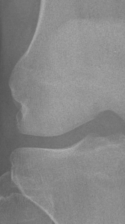
#> input picture data/single_split/pa_ap_L.png, 125 x 224 px
$ python split_left_right.py --img ../data/single_split/pa_ap_L.png
#> lines starting #> are read from the running program, lines starting #| are printed output that depends on the picture
# ============================================================
# 📁 scripts/split_left_right.py
# ------------------------------------------------------------
# 단일 무릎 X-ray 한 장에서 왼쪽/오른쪽 무릎을 자동으로 분리해서 저장
# ------------------------------------------------------------
# 사용 예시:
#   python scripts/split_left_right.py --img path/to/xray.png
#   python scripts/split_left_right.py --img path/to/xray.png --out_dir data/split
#
# 동작:
#   1) 흑백 X-ray 로드
#   2) 세로 방향(컬럼) 밝기 프로파일 분석
#   3) 중앙부(35%~65%)에서 가장 밝기가 높은/낮은 지점 중
#      "양 무릎 사이 공간"에 해당하는 최소 밝기 위치를 찾음
#   4) 해당 위치를 기준으로 좌/우 이미지 분리
#   5) *_L.png, *_R.png 이름으로 저장
# ============================================================

import argparse
from pathlib import Path

import cv2
import numpy as np


def find_split_column(gray: np.ndarray) -> int:
    """
    양 무릎 사이의 세로 기준선(column)을 자동으로 찾는 함수.

    아이디어:
      - 각 세로 컬럼별 평균 밝기(0~255)를 계산
      - 중앙부(가로 35% ~ 65%)만 대상으로 함
      - 그 영역에서 평균 밝기가 최소인 컬럼을 '무릎 사이 공간'으로 가정
      - 너무 한쪽으로 치우친 경우에는 width//2 를 fallback 으로 사용
    """
    h, w = gray.shape

    # 세로 방향(각 column)의 평균 intensity 계산
    col_mean = gray.mean(axis=0)  # shape: (W,)

    # 약간 smoothing 해서 노이즈 제거
    k = 31  # 홀수 kernel size
    kernel = np.ones(k) / k
    col_mean_smooth = np.convolve(col_mean, kernel, mode="same")

    # 중앙부(35% ~ 65%)만 검색
    left_idx = int(w * 0.35)
    right_idx = int(w * 0.65)

    mid_region = col_mean_smooth[left_idx:right_idx]
    min_rel_idx = int(mid_region.argmin())
    split_col = left_idx + min_rel_idx

    # 너무 한쪽으로 치우쳐 있으면 안전하게 중앙으로
    if split_col < int(w * 0.25) or split_col > int(w * 0.75):
        split_col = w // 2

    return split_col


def split_left_right(img_path: Path, out_dir: Path | None = None) -> tuple[Path, Path]:
    """
    입력:  한 장의 X-ray 이미지 경로
    출력: 분리된 왼쪽/오른쪽 이미지 경로 (left_path, right_path)
    """
    if out_dir is None:
        out_dir = img_path.parent

    out_dir.mkdir(parents=True, exist_ok=True)

    # 이미지 로드 (흑백)
    gray = cv2.imread(str(img_path), cv2.IMREAD_GRAYSCALE)
    if gray is None:
        raise FileNotFoundError(f"이미지를 읽을 수 없습니다: {img_path}")

    h, w = gray.shape
    print(f"🖼 원본 이미지 크기: {w} x {h}")

    # 분할 기준 column 찾기
    split_col = find_split_column(gray)
    print(f"✂️ 분할 기준 column: {split_col} / {w}")

    # 좌/우 잘라내기
    left_img = gray[:, :split_col]
    right_img = gray[:, split_col:]

    # 너무 얇게 잘리면 안전하게 중앙 기준으로 재조정
    if left_img.shape[1] < w * 0.2 or right_img.shape[1] < w * 0.2:
        split_col = w // 2
        left_img = gray[:, :split_col]
        right_img = gray[:, split_col:]
        print("⚠️ 한쪽 폭이 너무 작아서 중앙 분할로 fallback 적용")

    # 파일명 생성
    stem = img_path.stem  # 예: "9003175"
    left_path = out_dir / f"{stem}L.png"
    right_path = out_dir / f"{stem}R.png"

    # 저장
    cv2.imwrite(str(left_path), left_img)
    cv2.imwrite(str(right_path), right_img)

    print(f"✅ LEFT  저장: {left_path}")
    print(f"✅ RIGHT 저장: {right_path}")

    return left_path, right_path


def main():
    parser = argparse.ArgumentParser(description="단일 X-ray에서 왼쪽/오른쪽 무릎 자동 분리")
    parser.add_argument("--img", required=True, help="입력 X-ray 이미지 경로")
    parser.add_argument(
        "--out_dir",
        default=None,
        help="분리된 L/R 이미지를 저장할 디렉토리 (기본값: 입력 이미지와 동일 폴더)",
    )
    args = parser.parse_args()

    img_path = Path(args.img)
    if not img_path.exists():
        raise FileNotFoundError(f"입력 이미지가 존재하지 않습니다: {img_path}")

    out_dir = Path(args.out_dir) if args.out_dir else None

    print("✨ 한 장 → 좌/우 자동 분리 시작")
    print(f"  입력 이미지: {img_path}")

    left_path, right_path = split_left_right(img_path, out_dir)
#> in split_left_right, gray is the input picture: shape (224, 125); min 85, max 173, mean 133.8
#| 🖼 원본 이미지 크기: 125 x 224
#> in find_split_column, `col_mean = gray.mean(axis=0)`: col_mean = 125 values, max 145 at index 67, min 94.07 at index 0, mean 133.8
#> in find_split_column, `col_mean_smooth = np.convolve(col_mean, kernel, mode="same")`: col_mean_smooth = 125 values, max 144 at index 64, min 52.82 at index 0, mean 126.4
#> in find_split_column, `mid_region = col_mean_smooth[left_idx:right_idx]`: mid_region = 38 values, max 144 at index 21, min 137.7 at index 0, mean 142.5
#> in find_split_column, `min_rel_idx = int(mid_region.argmin())`: min_rel_idx = 0
#> in find_split_column, `split_col = left_idx + min_rel_idx`: split_col = 43
#| ✂️ 분할 기준 column: 43 / 125
#> in split_left_right, `left_img = gray[:, :split_col]`:
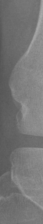
#> left_img: shape (224, 43); min 85, max 169, mean 117.7
#> in split_left_right, `right_img = gray[:, split_col:]`:
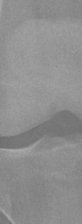
#> right_img: shape (224, 82); min 109, max 173, mean 142.3

    print("────────────────────────────")
    print("🎯 분리 완료")
    print(f"LEFT  : {left_path}")
    print(f"RIGHT : {right_path}")
    print("이 경로를 그대로 compare_knees_pair_test.py --left/--right 에 넣으면 됨.")
    print("────────────────────────────")


if __name__ == "__main__":
    main()
